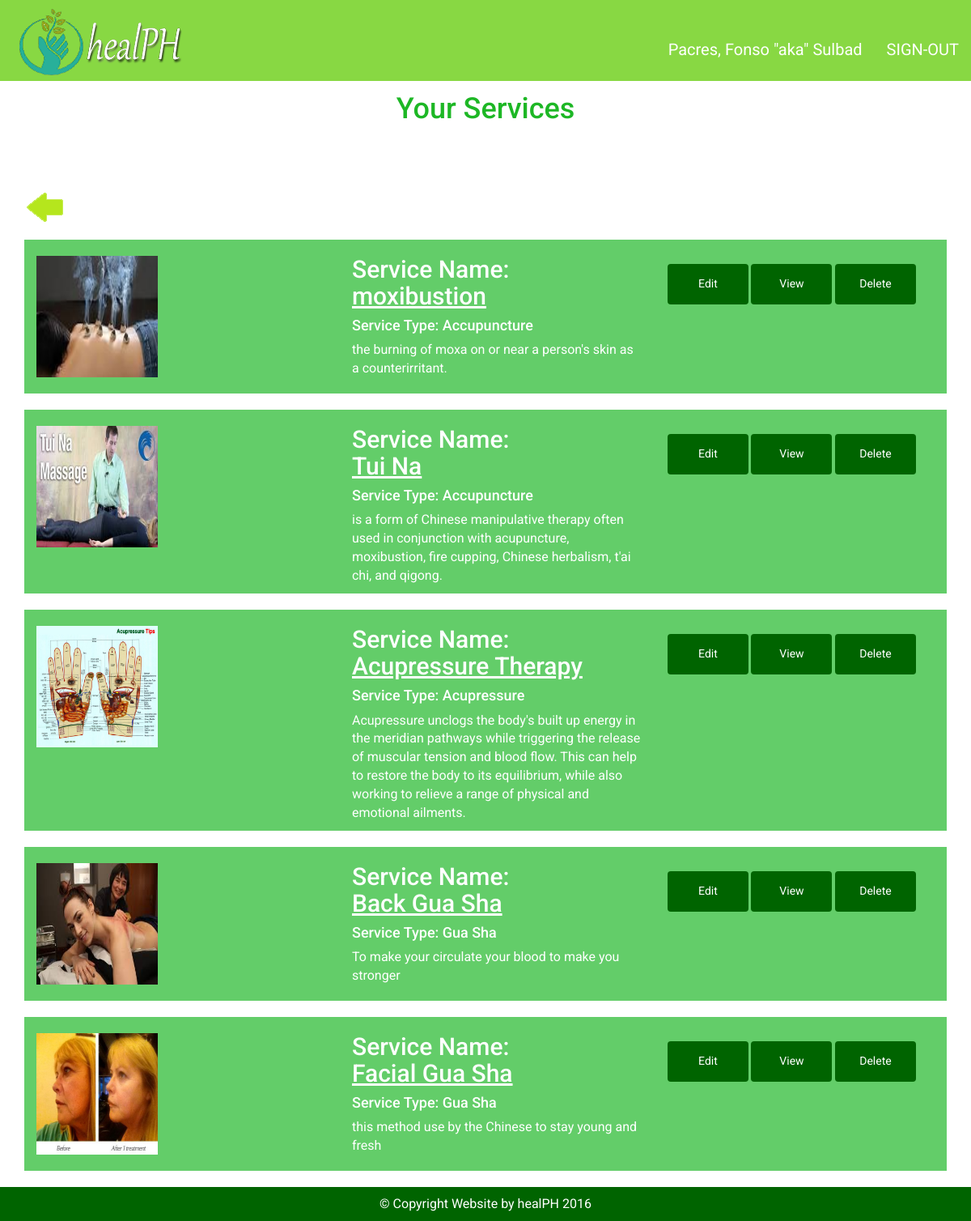
Screenshot of /healerPages/viewServices.php (signed in) with the database file from the repository.
### tables this page shows
CREATE TABLE IF NOT EXISTS `service` (
  `SERVICE_ID` int(11) NOT NULL AUTO_INCREMENT,
  `SRVCTYPE_ID` int(11) NOT NULL,
  `ACCT_ID` int(11) NOT NULL,
  `NAME` varchar(60) NOT NULL,
  `DESCRIPTION` varchar(3000) NOT NULL,
  `PRICE` decimal(10,2) NOT NULL,
  `STATUS` varchar(100) NOT NULL DEFAULT 'ACTIVE',
  `PICTURE` varchar(60) NOT NULL,
  `RATE` decimal(5,1) NOT NULL,
  PRIMARY KEY (`SERVICE_ID`)
);

CREATE TABLE IF NOT EXISTS `service_type` (
  `SRVCTYPE_ID` int(11) NOT NULL AUTO_INCREMENT,
  `SRVCTYPE` varchar(30) NOT NULL,
  PRIMARY KEY (`SRVCTYPE_ID`)
);

### queries/getservices.php (the view, shortened to what this page needs)
<?php
	require_once 'connection.php';
	$accountid = $_SESSION['USERID'];
	$sql = "SELECT T.SRVCTYPE_ID, T.SRVCTYPE, S.SERVICE_ID, S.SRVCTYPE_ID, S.ACCT_ID, S.NAME, S.DESCRIPTION, S.PRICE, S.STATUS, S.PICTURE FROM service_type AS T INNER JOIN service AS S ON T.SRVCTYPE_ID = S.SRVCTYPE_ID WHERE S.ACCT_ID = '$accountid' AND S.STATUS = 'ACTIVE' ORDER BY S.SERVICE_ID DESC";
	$retrieve = $conn->query($sql)->fetchAll();
	if(count($retrieve)>0) {
		foreach($retrieve as $row) {
			$name = $row['NAME'];
			$servicetype = $row['SRVCTYPE'];
			$description = $row['DESCRIPTION'];
			$picture = $row['PICTURE'];
			$serviceid = $row['SERVICE_ID'];
?>
			<div class="service-product">
					<div class="container">
							<div class="row">
									<div class="col-md-4 col-sm-4"> <img style="width: 150px; height: 150px;" class="img-responsive wow wobble" src="../images/service/<?php echo $accountid. "/" .$picture; ?>" /><span class="badge badge-notify"><?php echo $notif_count; ?></span>
									</div>
									<div class="col-md-4 col-sm-4">
											<h2 class="wow fadeIn">Service Name:<br /><span style="text-decoration: underline;"><?php echo $name; ?> </h2>
											<h4 class="wow fadeIn" style="color: #fff;">Service Type: <?php echo $servicetype; ?></h4>
											<p class="wow fadeIn"><?php echo $description; ?></p>
									</div>
									<div class="col-md-4 col-sm-4">
											<a href="../healerPages/editservice.php?serviceid=<?php echo $serviceid; ?>"><button class="btn btn-danger wow bounceInRight hvr-float" type="button">  Edit
																	 </button></a>
											<a href="viewer.php?viewtype=service&viewid=<?php echo $serviceid; ?>"><button class="btn btn-danger wow bounceInRight hvr-float" type="button">  View
																	</button></a>
											<a href="../queries/deleter.php?q=service&id=<?php echo $serviceid; ?>"><button class="btn btn-danger wow bounceInRight hvr-float" type="button">  Delete
																	</button></a>
									</div>
							</div>
					</div>
			</div>
			<br />
<?php
		}
	}
?>

### healerPages/viewServices.php (shortened to what this page needs)
<?php
    include '../queries/connection.php';
    $healer_notif_count = "";
?>
    <!DOCTYPE html>
    <html lang="en">
    <head>
        <link href="../assets/css/main.css" rel="stylesheet" />
    </head>
    <body>
        <div class="container bgMenu">
            <nav class="navbar1 navbar-inverse1 navbar-fixed-top  wow bounceInUp">
            <div class="row">
                <div class="col-md-3 col-sm-3">
                    <a href="loginHealer.php" class="navbar-brand"><img class="img-responsive wow slideInLeft" src="../assets/images/logo.png" /></a>
                </div>
                <div class="col-md-9 col-sm-9">
                        <div class="topUser">
                            <ul class="nav navbar-nav">
                                <li>
                                    <a href="profile.php?accountid=<?php echo $_SESSION['USERID']; ?>">
                                        <?php echo $_SESSION['NAME']; ?> <span class="badge badge-notify"><?php echo $healer_notif_count; ?></span> </a>
                                </li>
                                <li> <a href="../queries/signout.php">SIGN-OUT</a> </li>
                            </ul>
                        </div>
                </div>
            </div>
            </nav>
        </div>
        <section class="view">
            <div class="container">
                <div class="row">
                    <div class="col-md-12 col-sm-12">
                        <h1 class="wow slideInDown">Your Services</h1> </div>
                </div>
                <div class="row">
                    <div class="col-md-4">
                        <div class="backView hvr-grow">
                            <a href="loginHealer.php"> <img src="../assets/images/back.png"></a>
                        </div>
                    </div>
                    <div class="col-md-8 col-md-8"></div>
                </div>
                <?php
                        require '../queries/getservices.php';
                    ?>
            </div>
        </section>
        <?php include "../footer.php"?>
    </body>
    </html>

### footer.php
<footer class="wow bounceIn">
<p>
    &copy; Copyright Website by healPH 2016
</p>
</footer>

### rows the page displays
service: PICTURE (picture), NAME "moxibustion", SRVCTYPE_ID.SRVCTYPE "Accupuncture", DESCRIPTION "the burning of moxa on or near a person's skin as a counterirritant."
service: PICTURE (picture), NAME "Tui Na", SRVCTYPE_ID.SRVCTYPE "Accupuncture", DESCRIPTION "is a form of Chinese manipulative therapy often used in conjunction with acupuncture, moxibustion, fire cupping, Chinese herbalism, t'ai chi, and qigong."
service: PICTURE (picture), NAME "Acupressure Therapy", SRVCTYPE_ID.SRVCTYPE "Acupressure", DESCRIPTION "Acupressure unclogs the body's built up energy in the meridian pathways while triggering the release of muscular tension and blood flow. This can help to restore the body to its equilibrium, while also working to relieve a range of physical and emotional ailments."
service: PICTURE (picture), NAME "Back Gua Sha", SRVCTYPE_ID.SRVCTYPE "Gua Sha", DESCRIPTION "To make your circulate your blood to make you stronger"
service: PICTURE (picture), NAME "Facial Gua Sha", SRVCTYPE_ID.SRVCTYPE "Gua Sha", DESCRIPTION "this method use by the Chinese to stay young and fresh"

### other values shown
$_SESSION['NAME'] "Pacres, Fonso \"aka\" Sulbad"
